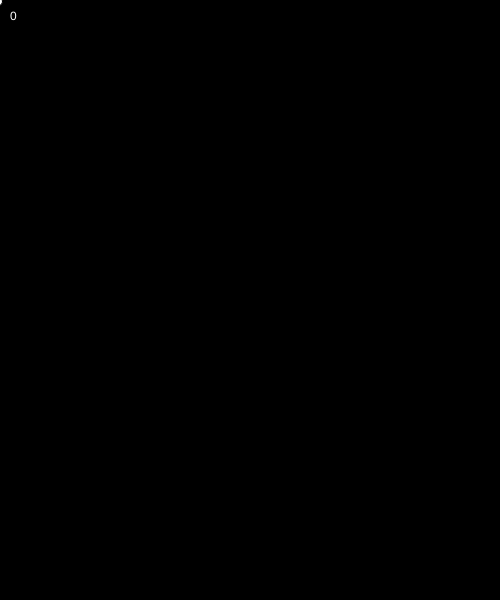
Frame 1 (no input)
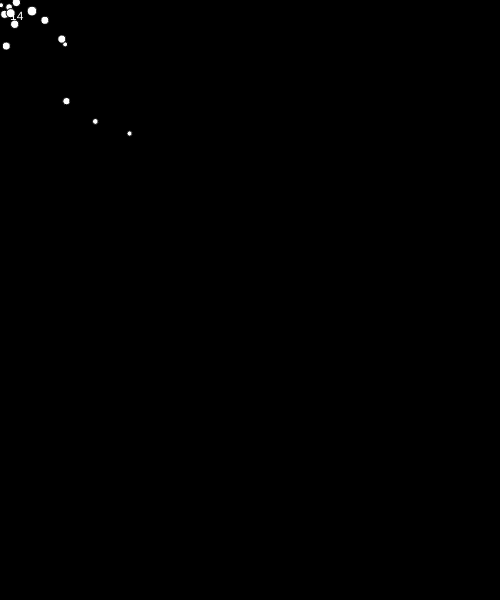
Frame 60 (no input)
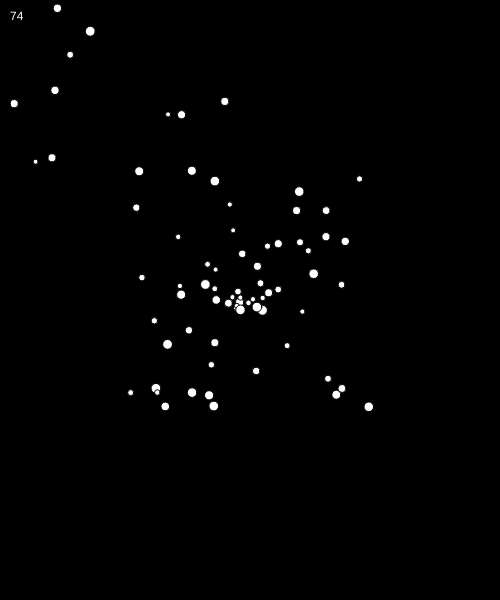
Frame 120 (the mouse pressed at the canvas centre since frame 60)

The p5.js sketch that drew these frames (run headless with seeded random() and noise() and a simulated clock; from frame 60 on, the mouse is pressed at the canvas centre):

// p5.js sketch
// ── sketch.js
// IMA | NYU Shanghai
// MOQN
// Oct 5 2019


let NUM_OF_CIRCLES = 500;
let balls = [];

function setup() {
  createCanvas(500, 600);
}

function draw() {
  background(0);

  // generate a ball every frame
  balls.push( new Ball(mouseX, mouseY, random(5, 10)) );

  for (let i=0; i<balls.length; i++) {
    let b = balls[i];
    b.move();
    b.display();
    b.checkOutOfCanvas();
  }

  // The direction of for-loop should be flipped
  for (let i = balls.length-1; i >= 0; i--) {
    let b = balls[i];
    if (b.isDone) {
      balls.splice(i, 1);
    }
  }

  fill(255);
  text(balls.length, 10, 20);
}



class Ball {
  constructor(x, y, dia) {
    this.x = x;
    this.y = y;
    this.dia = dia;
    this.xSpd = random(-3, 3);
    this.ySpd = random(-3, 3);
    this.isDone = false; // ***
  }
  move() {
    this.x += this.xSpd;
    this.y += this.ySpd;
  }
  checkOutOfCanvas() {
    if (this.x < 0 || this.x > width) {
      this.isDone = true;
    }
    if (this.y < 0 || this.y > height) {
      this.isDone = true;
    }
  }
  display() {
    ellipse(this.x, this.y, this.dia, this.dia);
  }
}
